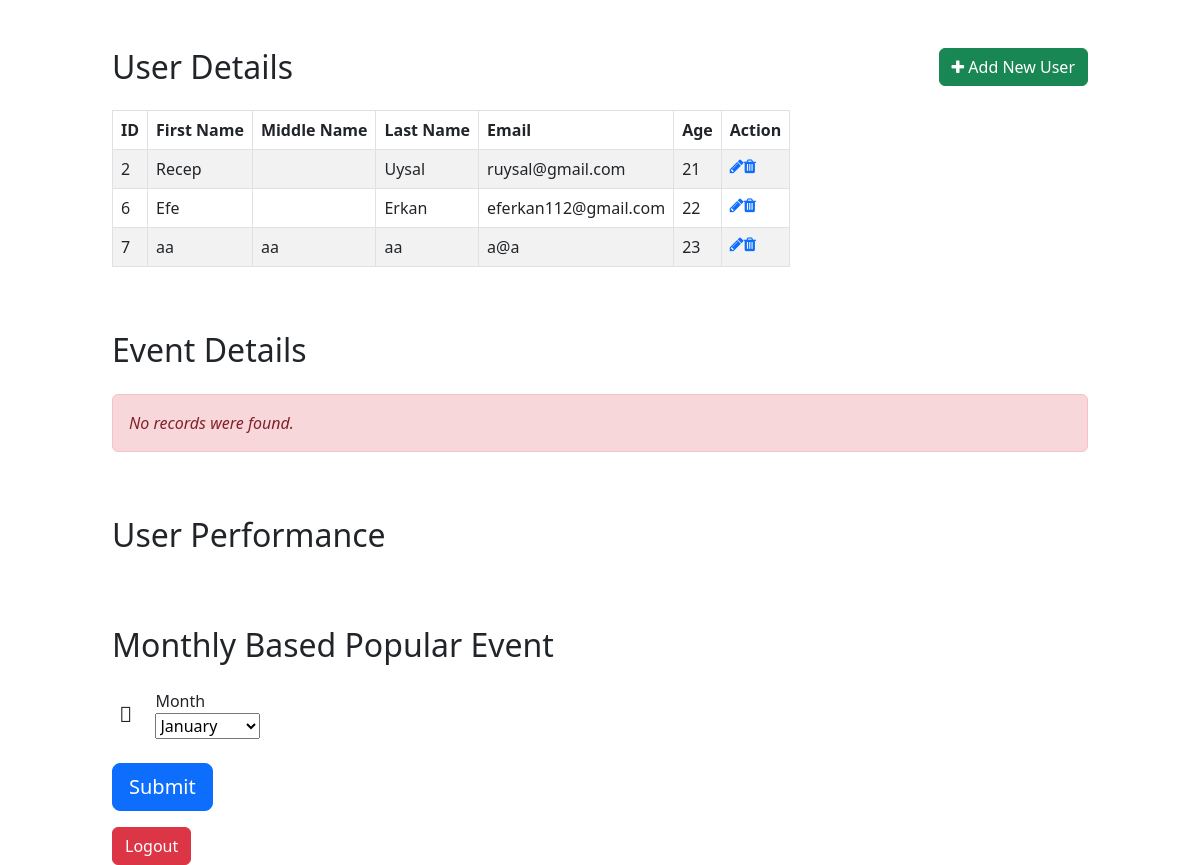
The page /admin/admin_page.php on the database as committed earlier.
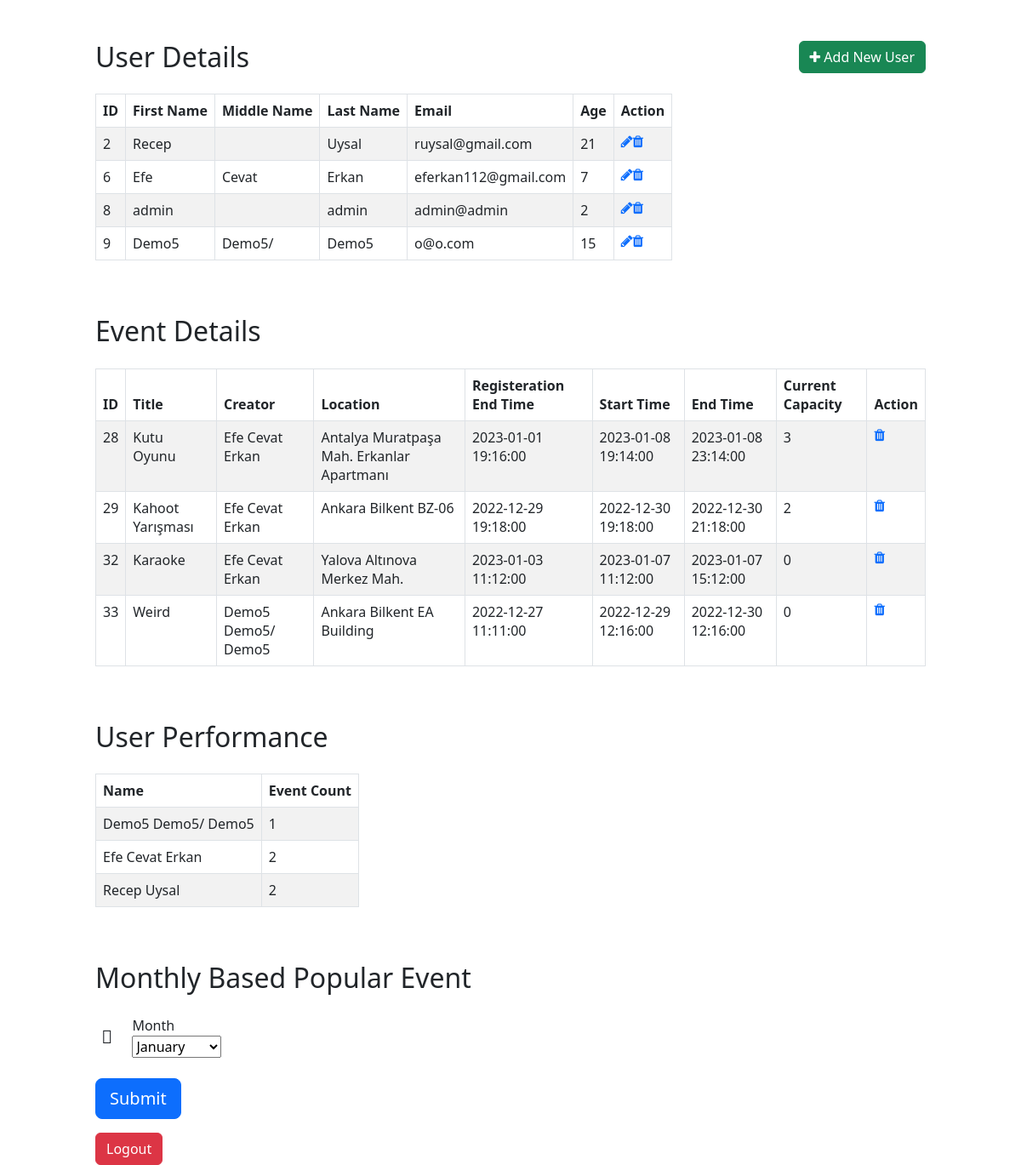
The same page on the database as committed later.
### tables this page shows
CREATE TABLE `user` (
  `id` int(11) NOT NULL,
  `type` enum('A','U') NOT NULL DEFAULT 'U',
  `first_name` varchar(255) NOT NULL,
  `middle_name` varchar(255) DEFAULT NULL,
  `last_name` varchar(255) NOT NULL,
  `dateOfBirth` date NOT NULL,
  `age` int(11) NOT NULL,
  `gender` enum('M','F') NOT NULL,
  `mail` varchar(255) NOT NULL,
  `password` varchar(255) NOT NULL,
  `rating` float(2,1) NOT NULL DEFAULT 0.0
);

CREATE TABLE `event` (
  `event_id` int(11) NOT NULL,
  `location_id` int(11) NOT NULL,
  `title` varchar(255) NOT NULL,
  `creator_id` int(11) NOT NULL,
  `description` varchar(2000) DEFAULT NULL,
  `type` enum('festival','competition','music','sports','workshop','art','staged','informational') NOT NULL,
  `registration_endtime` datetime NOT NULL,
  `start_time` datetime NOT NULL,
  `end_time` datetime NOT NULL,
  `current_capacity` int(11) NOT NULL DEFAULT 0,
  `status` varchar(255) NOT NULL,
  `rating` float(2,1) NOT NULL DEFAULT 0.0,
  `ticket_price` float(8,2) DEFAULT 0.00,
  `image` varchar(500) DEFAULT NULL
);

CREATE TABLE `location` (
  `location_id` int(11) NOT NULL,
  `address_city` varchar(255) DEFAULT NULL,
  `address_street` varchar(255) DEFAULT NULL,
  `address_building` varchar(255) DEFAULT NULL,
  `online_address` varchar(255) DEFAULT NULL
);

### admin/admin_page.php (the view, shortened to what the changed rows need)
<?php include("../api/connection.php"); ?>
<link href="https://cdn.jsdelivr.net/npm/bootstrap@5.2.1/dist/css/bootstrap.min.css" rel="stylesheet">
<link rel="stylesheet" href="https://maxcdn.bootstrapcdn.com/font-awesome/4.7.0/css/font-awesome.min.css">
<body>
    <div class="wrapper">
        <div class="container-fluid">
            <div class="row">
                <div class="col-md-12">
                    <div class="mt-5 mb-3 clearfix">
                        <h2 class="pull-left">User Details</h2>
                    </div>
                    <?php
                    $sql = "SELECT * FROM user";
                    if($result = mysqli_query($connection, $sql)){
                        if(mysqli_num_rows($result) > 0){
                            echo '<table class="table table-bordered table-striped w-auto">';
                                echo "<thead>";
                                    echo "<tr>";
                                        echo "<th>ID</th>";
                                        echo "<th>First Name</th>";
                                        echo "<th>Middle Name</th>";
                                        echo "<th>Last Name</th>";
                                        echo "<th>Email</th>";
                                        echo "<th>Age</th>";
                                        echo "<th>Action</th>";
                                    echo "</tr>";
                                echo "</thead>";
                                echo "<tbody>";
                                while($row = mysqli_fetch_array($result)){
                                    echo "<tr>";
                                        echo "<td>" . $row['id'] . "</td>";
                                        echo "<td>" . $row['first_name'] . "</td>";
                                        echo "<td>" . $row['middle_name'] . "</td>";
                                        echo "<td>" . $row['last_name'] . "</td>";
                                        echo "<td>" . $row['mail'] . "</td>";
                                        echo "<td>" . $row['age'] . "</td>";
                                        echo "<td>";
                                            echo '<a href="update_user.php?id='. $row['id'] .'" class="mr-3" title="Update User" data-toggle="tooltip"><span class="fa fa-pencil"></span></a>';
                                            echo '<a href="delete_user.php?id='. $row['id'] .'" title="Delete User" data-toggle="tooltip"><span class="fa fa-trash"></span></a>';
                                        echo "</td>";
                                    echo "</tr>";
                                }
                                echo "</tbody>";
                            echo "</table>";
                        } else{
                            echo '<div class="alert alert-danger"><em>No records were found.</em></div>';
                        }
                    } else{
                        echo "Oops! Something went wrong. Please try again later.";
                    }
                    ?>
                </div>
            </div>
            <div class="row">
                <div class="col-md-12">
                    <div class="mt-5 mb-3 clearfix">
                        <h2 class="pull-left">Event Details</h2>
                    </div>
                    <?php
                    $sql = "SELECT * FROM event e " .
                            "JOIN location l ON e.location_id = l.location_id " .
                            "JOIN user u ON e.creator_id = u.id";
                    if($result = mysqli_query($connection, $sql)){
                        if(mysqli_num_rows($result) > 0){
                            echo '<table class="table table-bordered table-striped w-auto">';
                                echo "<thead>";
                                    echo "<tr>";
                                        echo "<th>ID</th>";
                                        echo "<th>Title</th>";
                                        echo "<th>Creator</th>";
                                        echo "<th>Location</th>";
                                        echo "<th>Registeration End Time</th>";
                                        echo "<th>Start Time</th>";
                                        echo "<th>End Time</th>";
                                        echo "<th>Current Capacity</th>";
                                        echo "<th>Action</th>";
                                    echo "</tr>";
                                echo "</thead>";
                                echo "<tbody>";
                                while($row = mysqli_fetch_array($result)){
                                    echo "<tr>";
                                        echo "<td>" . $row['event_id'] . "</td>";
                                        echo "<td>" . $row['title'] . "</td>";
                                        echo "<td>" . $row['first_name'] . ' ' . $row["middle_name"] . ' ' . $row["last_name"] . "</td>";
                                        echo "<td>" . $row['address_city'] . ' ' . $row["address_street"] . ' ' . $row["address_building"] . "</td>";
                                        echo "<td>" . $row['registration_endtime'] . "</td>";
                                        echo "<td>" . $row['start_time'] . "</td>";
                                        echo "<td>" . $row['end_time'] . "</td>";
                                        echo "<td>" . $row['current_capacity'] . "</td>";
                                        echo "<td>";
                                            echo '<a href="delete_event.php?id='. $row['event_id'] .'" title="Delete Event" data-toggle="tooltip"><span class="fa fa-trash"></span></a>';
                                        echo "</td>";
                                    echo "</tr>";
                                }
                                echo "</tbody>";
                            echo "</table>";
                        } else{
                            echo '<div class="alert alert-danger"><em>No records were found.</em></div>';
                        }
                    } else{
                        echo "Oops! Something went wrong. Please try again later.";
                    }
                    ?>
                </div>
            </div>
            <div class="row">
                <div class="col-md-12">
                    <div class="mt-5 mb-3 clearfix">
                        <h2 class="pull-left">User Performance</h2>
                    </div>
                    <?php
                        $query = "SELECT u.first_name, u.middle_name, u.last_name, COUNT(event_id) as num_of_attend FROM user u " .
                        "JOIN attend a ON u.id = a.user_id " .
                        "GROUP BY u.first_name, u.middle_name, u.last_name";
                        $result = mysqli_query($connection, $query);
                        if(mysqli_num_rows($result) > 0)
                        {
                            echo '<table class="table table-bordered table-striped w-auto">';
                                echo "<thead>";
                                    echo "<tr>";
                                        echo "<th>Name</th>";
                                        echo "<th>Event Count</th>";
                                    echo "</tr>";
                                echo "</thead>";
                                echo "<tbody>";
                                while($row = mysqli_fetch_array($result)){
                                    echo "<tr>";
                                        echo "<td>" . $row['first_name'] . ' ' . $row["middle_name"] . ' ' . $row["last_name"] . "</td>";
                                        echo "<td>" . $row['num_of_attend'] . "</td>";
                                    echo "</tr>";
                                }
                                echo "</tbody>";
                            echo "</table>";
                        }
                    ?>
                </div>
            </div>
            <div class="row">
                <div class="col-md-12">
                    <div class="mt-5 mb-3 clearfix">
                        <h2 class="pull-left">Monthly Based Popular Event</h2>
                    </div>
                </div>
            </div>
        </div>
    </div>
</body>

Rows that differ between the two databases and show on the page:
removed user: id "7", first_name "aa", middle_name "aa", last_name "aa", mail "a@a", age "23"
changed user "Efe": middle_name (not shown) → "Cevat"; age "22" → "7"
added user: id "8", first_name "admin", last_name "admin", mail "admin@admin", age "2"
added user: id "9", first_name "Demo5", middle_name "Demo5/", last_name "Demo5", mail "o@o.com", age "15"
added event: event_id "28", title "Kutu Oyunu", creator.first_name "Efe", creator.middle_name "Cevat", creator.last_name "Erkan", location.address_city "Antalya", location.address_street "Muratpaşa Mah.", location.address_building "Erkanlar Apartmanı", registration_endtime "2023-01-01 19:16:00", start_time "2023-01-08 19:14:00", end_time "2023-01-08 23:14:00", current_capacity "3"
added event: event_id "29", title "Kahoot Yarışması", creator.first_name "Efe", creator.middle_name "Cevat", creator.last_name "Erkan", location.address_city "Ankara", location.address_street "Bilkent", location.address_building "BZ-06", registration_endtime "2022-12-29 19:18:00", start_time "2022-12-30 19:18:00", end_time "2022-12-30 21:18:00", current_capacity "2"
added event: event_id "32", title "Karaoke", creator.first_name "Efe", creator.middle_name "Cevat", creator.last_name "Erkan", location.address_city "Yalova", location.address_street "Altınova", location.address_building "Merkez Mah.", registration_endtime "2023-01-03 11:12:00", start_time "2023-01-07 11:12:00", end_time "2023-01-07 15:12:00", current_capacity "0"
added event: event_id "33", title "Weird", creator.first_name "Demo5", creator.middle_name "Demo5/", creator.last_name "Demo5", location.address_city "Ankara", location.address_street "Bilkent", location.address_building "EA Building", registration_endtime "2022-12-27 11:11:00", start_time "2022-12-29 12:16:00", end_time "2022-12-30 12:16:00", current_capacity "0"
Other text that changed with them:
text no longer shown: "No records were found."
text now shown: "ID Title Creator Location Registeration End Time Start Time End Time Current Capacity Action Name Event Count"
new list line: "Demo5 Demo5/ Demo5 1"
new list line: "Efe Cevat Erkan 2"
new list line: "Recep Uysal 2"
